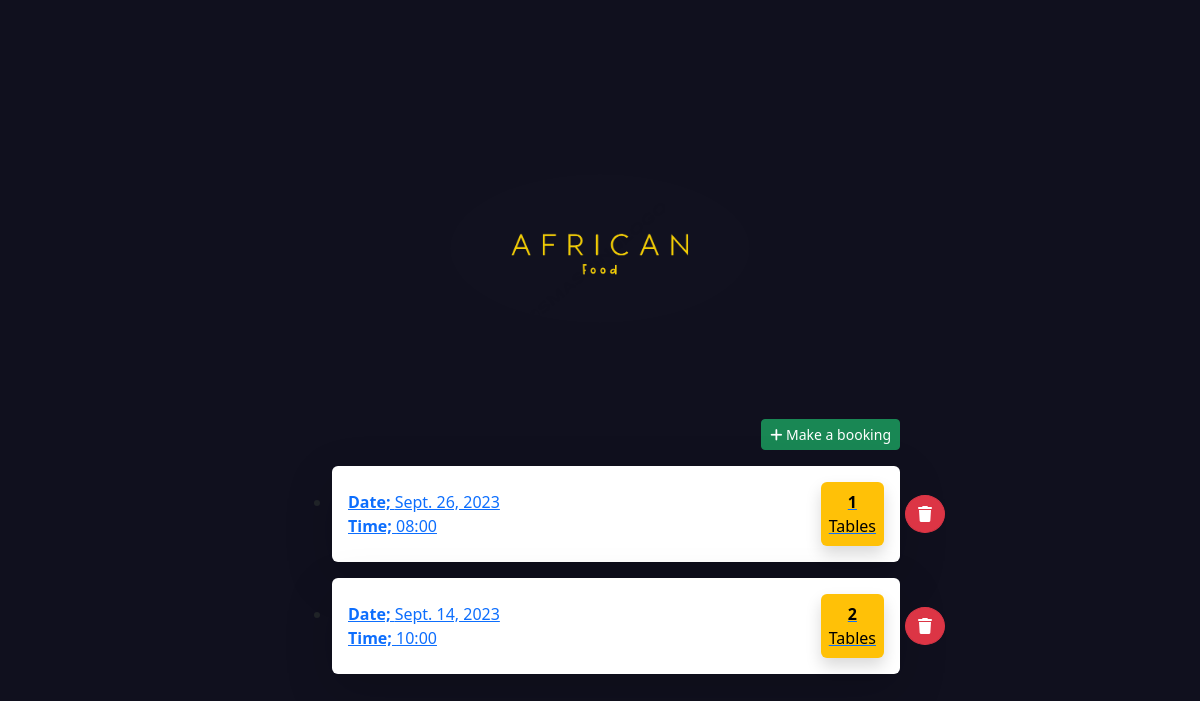
/booking-history/, run on the app's committed database.
### afood/models.py (models this page shows)
class Booking(models.Model):
   date= models.DateField()
   time= models.CharField(max_length=5)
   mb_tables= models.IntegerField(default=1)
   user= models.ForeignKey(User, on_delete=models.CASCADE)
   status= models.CharField(max_length=1, choices=[
    ("P", "pending"),
    ("C", "completed"),
    ("X", "cancelled"),
   ])

### afood/views.py (the view)
# urls.py: path("booking-history/", views.bookinghistory, name="bookinghistory"),
def bookinghistory(request):
    bookings=Booking.objects.all()
    return render(request, "afood/booking-history.html", {'object': bookings})

### afood/templates/afood/booking-history.html (shortened to what this page needs)
{% load static %}
<!DOCTYPE html>
<html lang="en">
  {% include "afood/partials/_header.html" %}
  <body style="background-color: hsl(240, 29%, 9%)">
    {% include "afood/partials/_nav.html" %}
    <div
      class="d-flex justify-content-center align-items-center vh-100 p-3 container"
    >
      <div class="w-100" style="max-width: 600px">
        <div class="text-center mb-5 pb-5">
          <img
            src="{% static 'logo.png' %}"
            alt="website logo"
            class="logo rounded-circle"
          />
        </div>
        <div class="d-flex justify-content-end">
          <a href="{% url 'addbooking' %}" class="btn btn-success btn-sm"><i class="fa fa-plus"></i> Make a booking</a>
        </div>
        <ul>
          {% for booking in object %}
          <li>
            <a href="#">
              <div
                class="bg-white p-3 shadow-lg my-3 rounded me-5"
                style="position: relative; width: 100%; margin-left: auto"
              >
                <div class="d-flex justify-content-between align-items-center">
                  <div>
                    <div>
                      <strong>Date; </strong>
                      <span>{{booking.date}}</span>
                    </div>
                    <div>
                      <strong>Time; </strong>
                      <span>{{booking.time}}</span>
                    </div>
                  </div>
                  <div
                    class="bg-warning p-2 text-black text-center rounded shadow"
                  >
                    <strong>{{booking.mb_tables}}</strong>
                    <span class="d-block">Tables</span>
                  </div>
                </div>
                <button
                  class="btn btn-danger rounded-circle"
                  style="
                    margin-right: -45px;
                    right: 0;
                    position: absolute;
                    top: 50%;
                    transform: translateY(-50%);
                  "
                >
                  <i class="fa fa-trash"></i>
                </button>
              </div>
            </a>
          </li>
          {% endfor %}
        </ul>
      </div>
    </div>
  </body>
</html>

### afood/static/styles.css (style rules this page uses)
.logo { width: 300px; text-align: center; margin-left: auto; }

### data on the page
Booking: date "Sept. 26, 2023", time "08:00", mb_tables "1"
Booking: date "Sept. 14, 2023", time "10:00", mb_tables "2"
